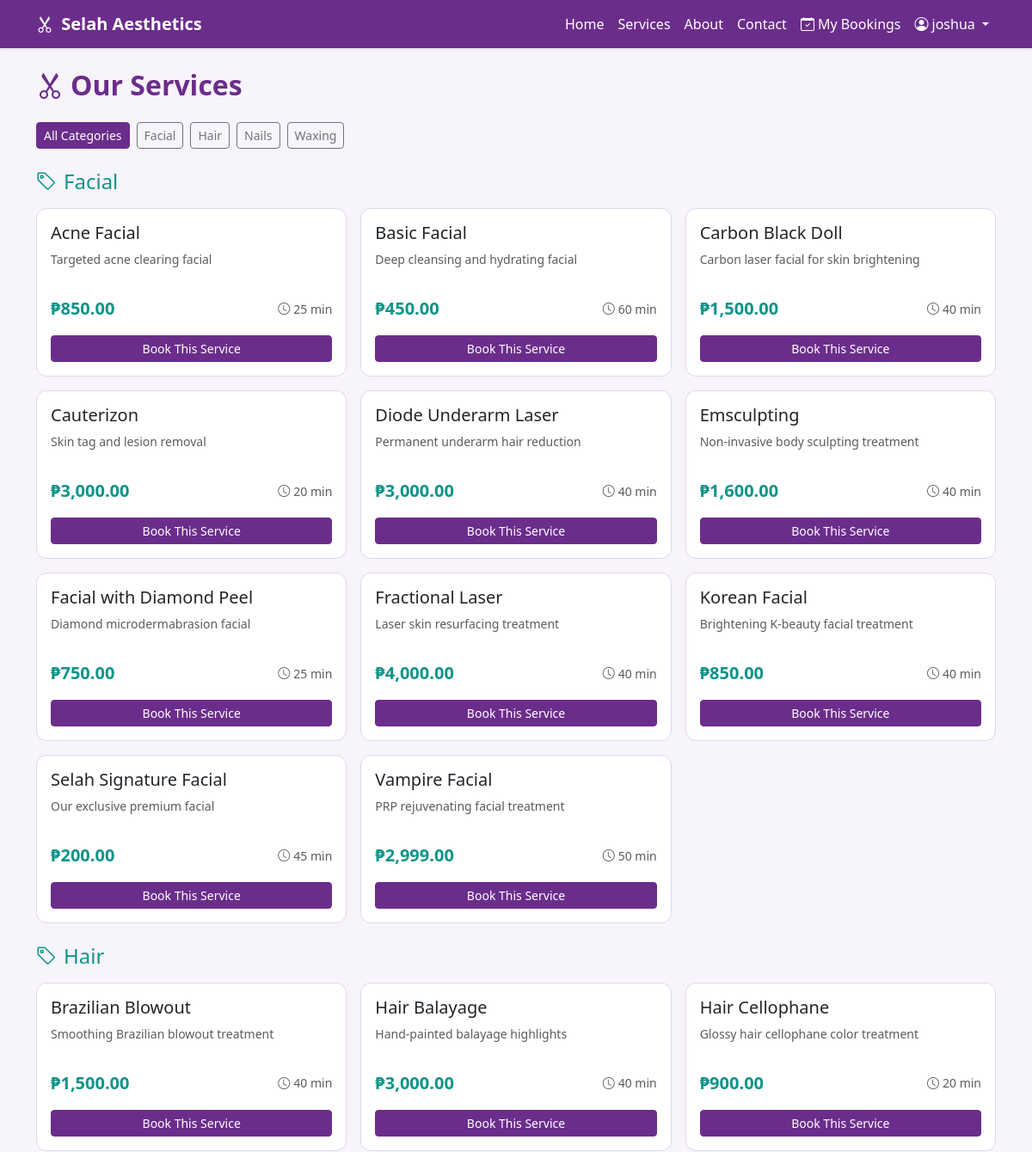
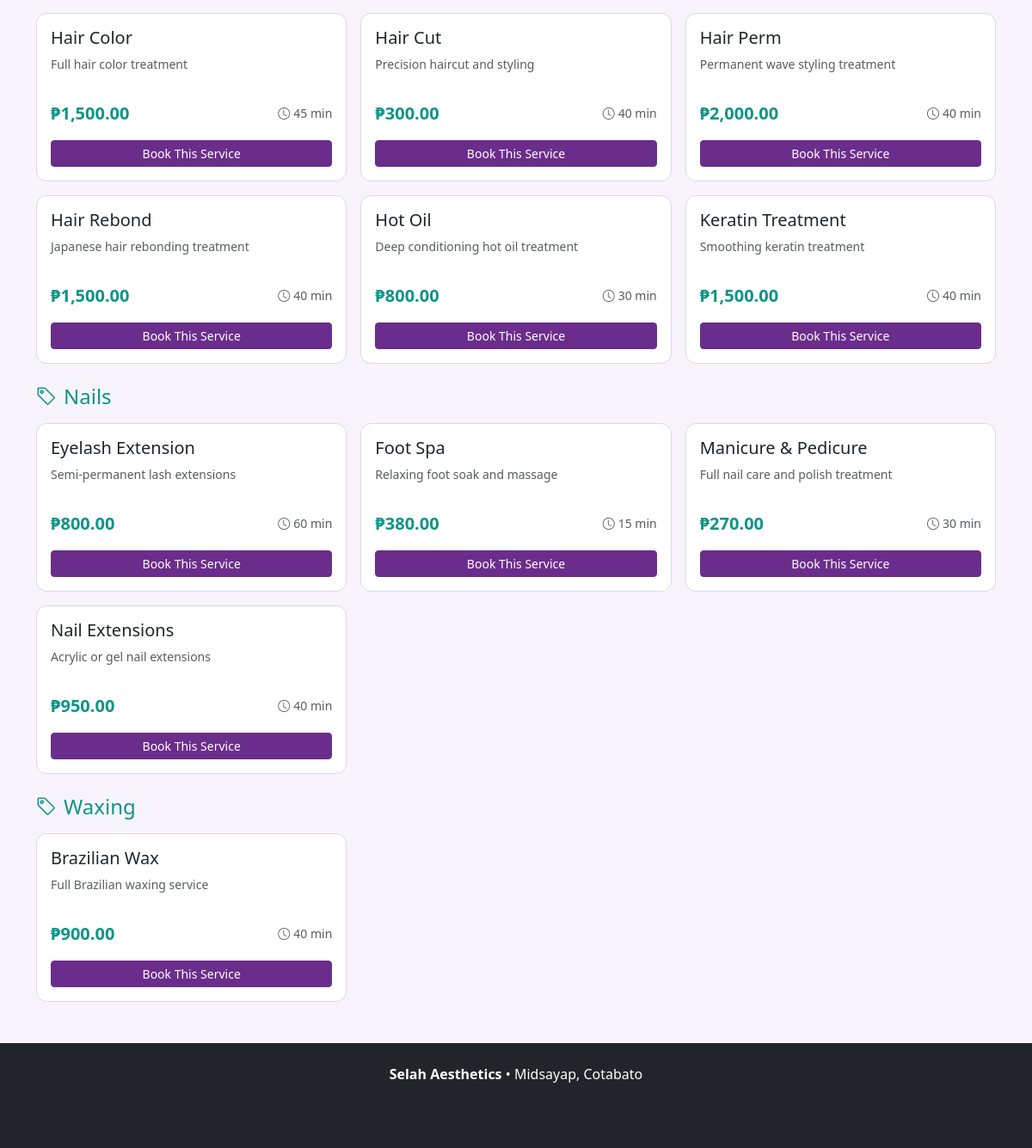
/public/services.php (signed in), run on the app's committed database (2 pictures, top to bottom).
### tables this page shows
CREATE TABLE IF NOT EXISTS services (
  id               INT UNSIGNED     NOT NULL AUTO_INCREMENT,
  name             VARCHAR(100)     NOT NULL,
  description      TEXT             NULL,
  price            DECIMAL(10,2)    NOT NULL,
  duration_minutes SMALLINT UNSIGNED NOT NULL,
  category         VARCHAR(50)      NOT NULL,
  is_active        TINYINT(1)       NOT NULL DEFAULT 1,
  created_at       DATETIME         NOT NULL DEFAULT CURRENT_TIMESTAMP,
  PRIMARY KEY (id)
);

### modules/SessionGuard.php (called while the page is built, shortened)
<?php
class SessionGuard {
    public static function isClientLoggedIn(): bool {
        return ($_SESSION['role'] ?? '') === 'client';
    }
}

### public/services.php (the view, shortened to what this page needs)
<?php
require_once __DIR__ . '/../includes/header.php';
$db = getDB();
$categories = $db->query('SELECT DISTINCT category FROM services WHERE is_active = 1 ORDER BY category')->fetchAll(PDO::FETCH_COLUMN);
$selectedCategory = $_GET['category'] ?? 'all';
if ($selectedCategory !== 'all' && in_array($selectedCategory, $categories)) {
    $stmt = $db->prepare('SELECT * FROM services WHERE is_active = 1 AND category = ? ORDER BY name');
    $stmt->execute([$selectedCategory]);
} else {
    $stmt = $db->query('SELECT * FROM services WHERE is_active = 1 ORDER BY category, name');
    $selectedCategory = 'all';
}
$services = $stmt->fetchAll();
$grouped = [];
foreach ($services as $svc) {
    $grouped[$svc['category']][] = $svc;
}
?>
<div class="container my-4">
  <h2 class="fw-bold mb-4" style="color:var(--sa-purple)"><i class="bi bi-scissors me-2"></i>Our Services</h2>
  <div class="d-flex flex-wrap gap-2 mb-4">
    <a href="?category=all" class="btn <?= $selectedCategory==='all'?'btn-sa-primary':'btn-outline-secondary' ?> btn-sm">All Categories</a>
    <?php foreach ($categories as $cat): ?>
    <a href="?category=<?= urlencode($cat) ?>" class="btn <?= $selectedCategory===$cat?'btn-sa-primary':'btn-outline-secondary' ?> btn-sm"><?= htmlspecialchars($cat) ?></a>
    <?php endforeach; ?>
  </div>
  <?php if (empty($services)): ?>
    <div class="alert alert-info">No services are currently available. Please check back soon.</div>
  <?php else: ?>
    <?php foreach ($grouped as $category => $svcs): ?>
    <h4 class="mb-3 mt-4" style="color:var(--sa-teal)"><i class="bi bi-tag me-2"></i><?= htmlspecialchars($category) ?></h4>
    <div class="row g-3 mb-3">
      <?php foreach ($svcs as $svc): ?>
      <div class="col-md-4 col-sm-6">
        <div class="card card-sa h-100">
          <div class="card-body d-flex flex-column">
            <h5 class="card-title"><?= htmlspecialchars($svc['name']) ?></h5>
            <p class="text-muted small flex-grow-1"><?= htmlspecialchars($svc['description'] ?? 'Professional salon service.') ?></p>
            <div class="d-flex justify-content-between align-items-center mt-3">
              <span class="fw-bold fs-5" style="color:var(--sa-teal)">₱<?= number_format($svc['price'], 2) ?></span>
              <span class="text-muted small"><i class="bi bi-clock me-1"></i><?= $svc['duration_minutes'] ?> min</span>
            </div>
            <?php if (SessionGuard::isClientLoggedIn()): ?>
            <a href="<?= BASE_URL ?>/public/booking/step1_service.php?service_id=<?= $svc['id'] ?>"
               class="btn btn-sa-primary btn-sm mt-3">Book This Service</a>
            <?php else: ?>
            <a href="<?= BASE_URL ?>/public/auth/login.php" class="btn btn-outline-secondary btn-sm mt-3">Login to Book</a>
            <?php endif; ?>
          </div>
        </div>
      </div>
      <?php endforeach; ?>
    </div>
    <?php endforeach; ?>
  <?php endif; ?>
</div>
<?php require_once __DIR__ . '/../includes/footer.php'; ?>

### assets/css/style.css (style rules this page uses)
:root { --sa-purple: #6B2D8B; --sa-purple-dark: #4a1f62; --sa-teal: #0D9488; --sa-teal-dark: #0a7a70; --sa-light: #f8f4fb; --sa-white: #ffffff; --sa-text: #2d2d2d; --sa-muted: #6c757d; --sa-border: #e0d5ea; }
body { font-family: 'Segoe UI', Tahoma, Geneva, Verdana, sans-serif; background-color: var(--sa-light); color: var(--sa-text); }
.btn-sa-primary { background-color: var(--sa-purple); border-color: var(--sa-purple); color: var(--sa-white); }
.card-sa { border: 1px solid var(--sa-border); border-radius: 12px; transition: box-shadow 0.2s; }

### data on the page
services: name "Acne Facial", description "Targeted acne clearing facial", price "850.00", duration_minutes "25"
services: name "Basic Facial", description "Deep cleansing and hydrating facial", price "450.00", duration_minutes "60"
services: name "Carbon Black Doll", description "Carbon laser facial for skin brightening", price "1,500.00", duration_minutes "40"
services: name "Cauterizon", description "Skin tag and lesion removal", price "3,000.00", duration_minutes "20"
services: name "Diode Underarm Laser", description "Permanent underarm hair reduction", price "3,000.00", duration_minutes "40"
services: name "Emsculpting", description "Non-invasive body sculpting treatment", price "1,600.00", duration_minutes "40"
services: name "Facial with Diamond Peel", description "Diamond microdermabrasion facial", price "750.00", duration_minutes "25"
services: name "Fractional Laser", description "Laser skin resurfacing treatment", price "4,000.00", duration_minutes "40"
services: name "Korean Facial", description "Brightening K-beauty facial treatment", price "850.00", duration_minutes "40"
services: name "Selah Signature Facial", description "Our exclusive premium facial", price "200.00", duration_minutes "45"
services: name "Vampire Facial", description "PRP rejuvenating facial treatment", price "2,999.00", duration_minutes "50"
services: name "Brazilian Blowout", description "Smoothing Brazilian blowout treatment", price "1,500.00", duration_minutes "40"
services: name "Hair Balayage", description "Hand-painted balayage highlights", price "3,000.00", duration_minutes "40"
services: name "Hair Cellophane", description "Glossy hair cellophane color treatment", price "900.00", duration_minutes "20"
services: name "Hair Color", description "Full hair color treatment", price "1,500.00", duration_minutes "45"
services: name "Hair Cut", description "Precision haircut and styling", price "300.00", duration_minutes "40"
services: name "Hair Perm", description "Permanent wave styling treatment", price "2,000.00", duration_minutes "40"
services: name "Hair Rebond", description "Japanese hair rebonding treatment", price "1,500.00", duration_minutes "40"
services: name "Hot Oil", description "Deep conditioning hot oil treatment", price "800.00", duration_minutes "30"
services: name "Keratin Treatment", description "Smoothing keratin treatment", price "1,500.00", duration_minutes "40"
services: name "Eyelash Extension", description "Semi-permanent lash extensions", price "800.00", duration_minutes "60"
services: name "Foot Spa", description "Relaxing foot soak and massage", price "380.00", duration_minutes "15"
services: name "Manicure & Pedicure", description "Full nail care and polish treatment", price "270.00", duration_minutes "30"
services: name "Nail Extensions", description "Acrylic or gel nail extensions", price "950.00", duration_minutes "40"
services: name "Brazilian Wax", description "Full Brazilian waxing service", price "900.00", duration_minutes "40"

### other printed values
$currentUsername "joshua"
$cat "Facial"
$cat "Hair"
$cat "Nails"
$cat "Waxing"
$category "Facial"
$category "Hair"
$category "Nails"
$category "Waxing"
